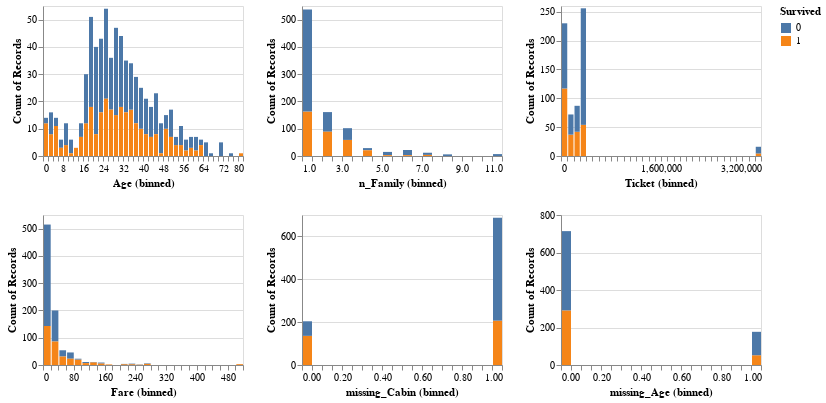

Notebook code for this chart:
### Markdown cell above
# EDA

### Code cell
alt.Chart(train_df).mark_bar().encode(
    alt.X(alt.repeat(), type='quantitative', bin=alt.Bin(maxbins=40)),
    y='count()',
    fill='Survived'
).properties(
    width=200,
    height=150
).repeat(
    ['Age', 'n_Family', 'Ticket', 'Fare', 'missing_Cabin', 'missing_Age'],
    columns=3
)

### Figure 1 — Vega-Lite specification as saved in the notebook (floating-point values rounded to 4 significant figures; data arrays with more than 128 entries replaced by an {"elided": "..."} marker saying what was removed)
{"$schema": "https://vega.github.io/schema/vega-lite/v4.8.1.json", "columns": 3, "config": {"view": {"continuousHeight": 300, "continuousWidth": 400}}, "datasets": {"data-13a70ab0e857087b93d1e30c896d63ee": {"elided": "891 records"}}, "repeat": ["Age", "n_Family", "Ticket", "Fare", "missing_Cabin", "missing_Age"], "spec": {"data": {"name": "data-13a70ab0e857087b93d1e30c896d63ee"}, "encoding": {"fill": {"field": "Survived", "type": "nominal"}, "x": {"bin": {"maxbins": 40}, "field": {"repeat": "repeat"}, "type": "quantitative"}, "y": {"aggregate": "count", "type": "quantitative"}}, "height": 150, "mark": "bar", "width": 200}}
